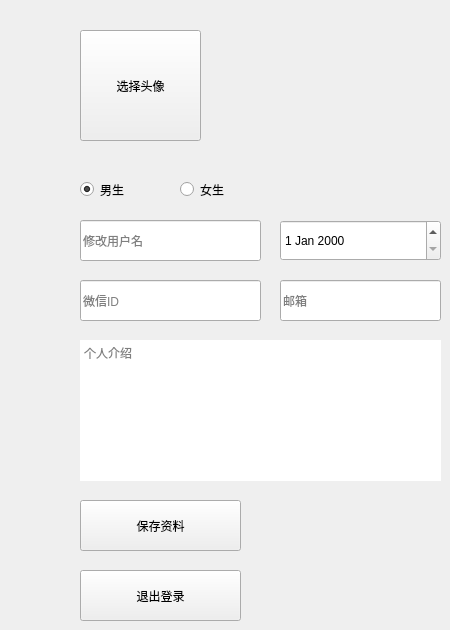
     <widget class="QWidget" name="panelListPage_3">
      <widget class="QPushButton" name="selectButton">
       <property name="geometry">
        <rect>
         <x>80</x>
         <y>30</y>
         <width>121</width>
         <height>111</height>
        </rect>
       </property>
       <property name="text">
        <string>选择头像</string>
       </property>
      </widget>
      <widget class="QRadioButton" name="radioButton_male">
       <property name="geometry">
        <rect>
         <x>80</x>
         <y>180</y>
         <width>71</width>
         <height>19</height>
        </rect>
       </property>
       <property name="text">
        <string>男生</string>
       </property>
       <property name="checked">
        <bool>true</bool>
       </property>
      </widget>
      <widget class="QRadioButton" name="radioButton_female">
       <property name="geometry">
        <rect>
         <x>180</x>
         <y>180</y>
         <width>71</width>
         <height>19</height>
        </rect>
       </property>
       <property name="text">
        <string>女生</string>
       </property>
       <property name="checked">
        <bool>false</bool>
       </property>
      </widget>
      <widget class="QPushButton" name="saveButton">
       <property name="geometry">
        <rect>
         <x>80</x>
         <y>500</y>
         <width>161</width>
         <height>51</height>
        </rect>
       </property>
       <property name="text">
        <string>保存资料</string>
       </property>
      </widget>
      <widget class="QPushButton" name="QPushButton_out">
       <property name="geometry">
        <rect>
         <x>80</x>
         <y>570</y>
         <width>161</width>
         <height>51</height>
        </rect>
       </property>
       <property name="text">
        <string>退出登录</string>
       </property>
      </widget>
      <widget class="QLabel" name="avatarLabel">
       <property name="geometry">
        <rect>
         <x>240</x>
         <y>30</y>
         <width>131</width>
         <height>111</height>
        </rect>
       </property>
       <property name="text">
        <string/>
       </property>
      </widget>
      <widget class="QLineEdit" name="lineEdit_UserName">
       <property name="geometry">
        <rect>
         <x>80</x>
         <y>220</y>
         <width>181</width>
         <height>41</height>
        </rect>
       </property>
       <property name="styleSheet">
        <string notr="true"/>
       </property>
       <property name="placeholderText">
        <string>修改用户名</string>
       </property>
      </widget>
      <widget class="QDateEdit" name="dateEdit_birthday">
       <property name="geometry">
        <rect>
         <x>280</x>
         <y>220</y>
         <width>161</width>
         <height>41</height>
        </rect>
       </property>
      </widget>
      <widget class="QLineEdit" name="lineEdit_wechatId">
       <property name="geometry">
        <rect>
         <x>80</x>
         <y>280</y>
         <width>181</width>
         <height>41</height>
        </rect>
       </property>
       <property name="placeholderText">
        <string>微信ID</string>
       </property>
      </widget>
      <widget class="QLineEdit" name="lineEdit_email">
       <property name="geometry">
        <rect>
         <x>280</x>
         <y>280</y>
         <width>161</width>
         <height>41</height>
        </rect>
       </property>
       <property name="placeholderText">
        <string>邮箱</string>
       </property>
      </widget>
      <widget class="QTextEdit" name="TextEdit_profile">
       <property name="geometry">
        <rect>
         <x>80</x>
         <y>340</y>
         <width>361</width>
         <height>141</height>
        </rect>
       </property>
       <property name="frameShape">
        <enum>QFrame::NoFrame</enum>
       </property>
       <property name="frameShadow">
        <enum>QFrame::Plain</enum>
       </property>
       <property name="lineWidth">
        <number>0</number>
       </property>
       <property name="placeholderText">
        <string>个人介绍</string>
       </property>
      </widget>
     </widget>
